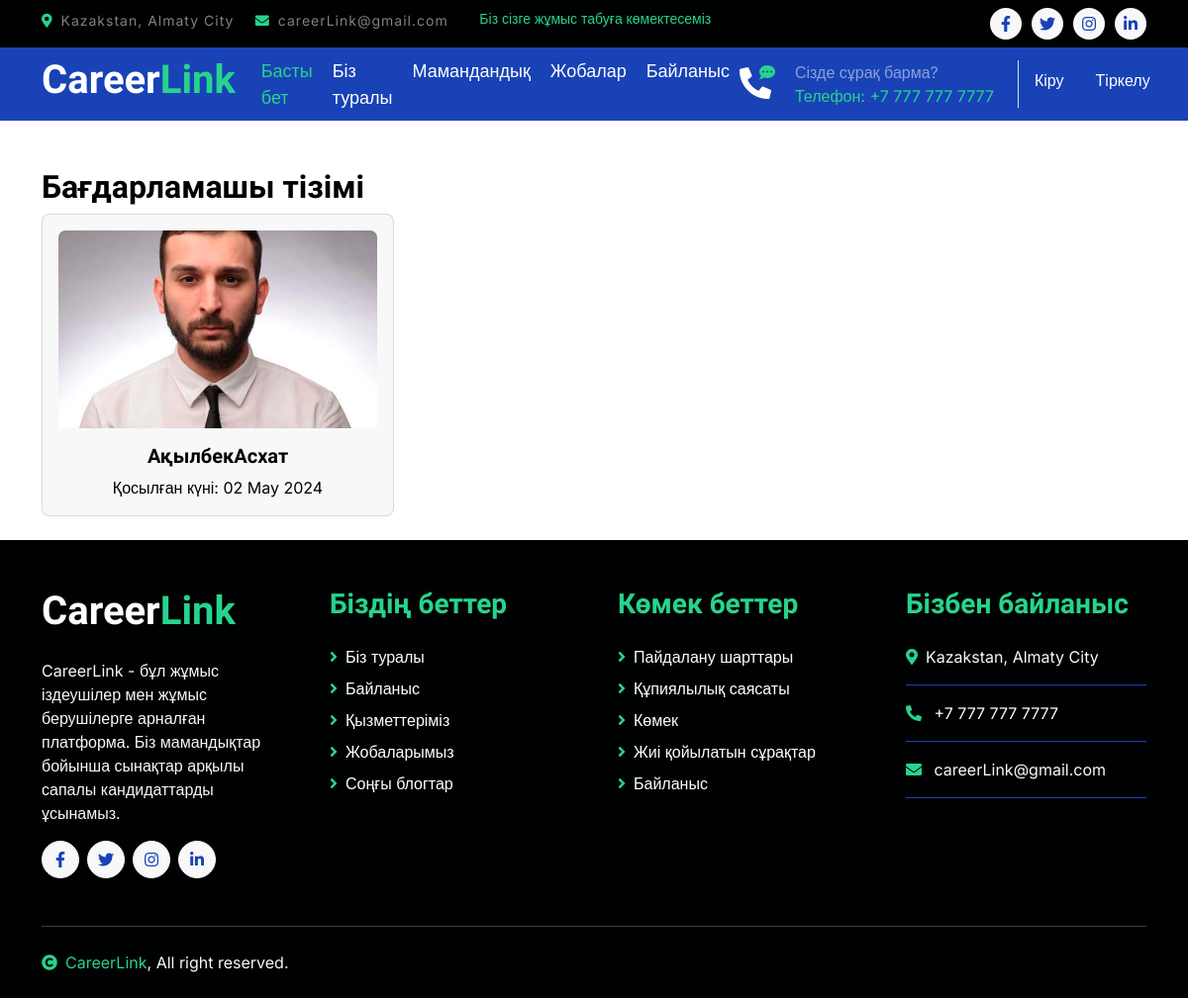
The app's page /candidates/3/ with its own data.
### main/models.py (models this page shows, shortened)
class Specialization(models.Model):
    title = models.CharField(max_length=100)
    description = models.TextField()
    icon = models.CharField(max_length=100)

class Candidate(models.Model):
    user = models.OneToOneField(User, on_delete=models.CASCADE)
    specialization = models.ForeignKey(
        Specialization, on_delete=models.SET_NULL, null=True, blank=True
    )
    date_added = models.DateTimeField(auto_now_add=True)
    biography = models.TextField(blank=True, null=True)
    image = models.ImageField(upload_to="candidate_images/", null=True, blank=True)

### main/views.py (the view)
# urls.py: path("candidates/<int:spec_id>/", views.view_candidates, name="view_candidates"),
def view_candidates(request, spec_id):
    specialization = get_object_or_404(Specialization, pk=spec_id)
    candidates = Candidate.objects.filter(specialization=specialization)
    return render(
        request,
        "main/view_candidates.html",
        {"specialization": specialization, "candidates": candidates},
    )

### main/templates/main/view_candidates.html
{% extends 'main/base.html' %}
{% load static %}
{% block content %}
<div class="container mt-5">
    <h2>{{ specialization.title }} тізімі</h2>
    <div class="row">
        {% for candidate in candidates %}
        <div class="col-md-6 col-lg-4 mb-4">
            <a href="{% url 'profile_view' %}" class="text-decoration-none text-dark">
                <div class="card bg-light">
                    <div class="card-body text-center">
                        {% if candidate.image %}
                        <img src="{{ candidate.image.url }}" class="card-img-top mb-3" style="width: 100%; height: auto; max-height: 200px; object-fit: cover;">
                        {% else %}
                        <img src="{% static 'images/default-avatar.png' %}" class="card-img-top mb-3" style="width: 100%; height: auto; max-height: 200px; object-fit: cover;">
                        {% endif %}
                        <h5 class="card-title">{{ candidate.user.username }}</h5>
                        <p class="card-text">Қосылған күні: {{ candidate.date_added|date:"d M Y" }}</p>
                    </div>
                </div>
            </a>
        </div>
        {% endfor %}
    </div>
</div>
{% endblock %}

### records on screen
Specialization: title "Бағдарламашы"
Candidate: image (placeholder picture), user.username "АқылбекАсхат", date_added "02 May 2024"
